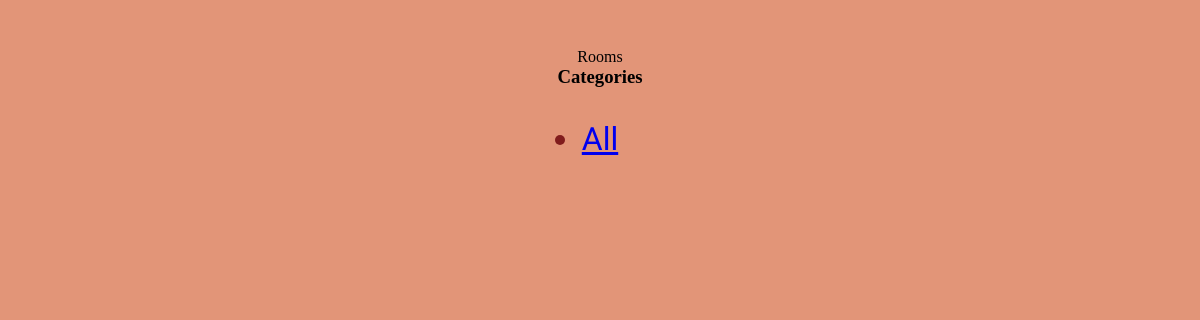
/home/room/, run on an earlier commit of the app's database.
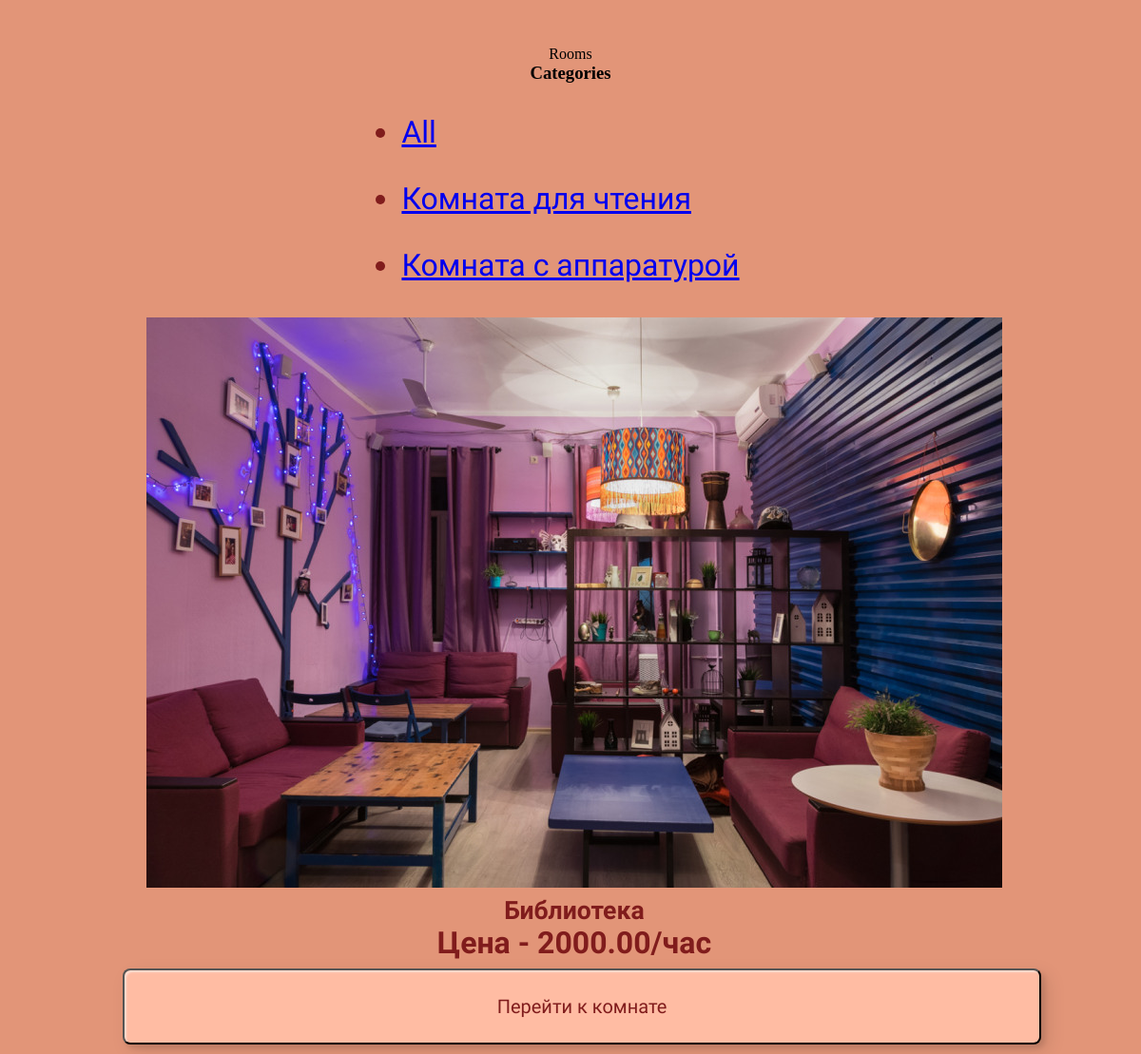
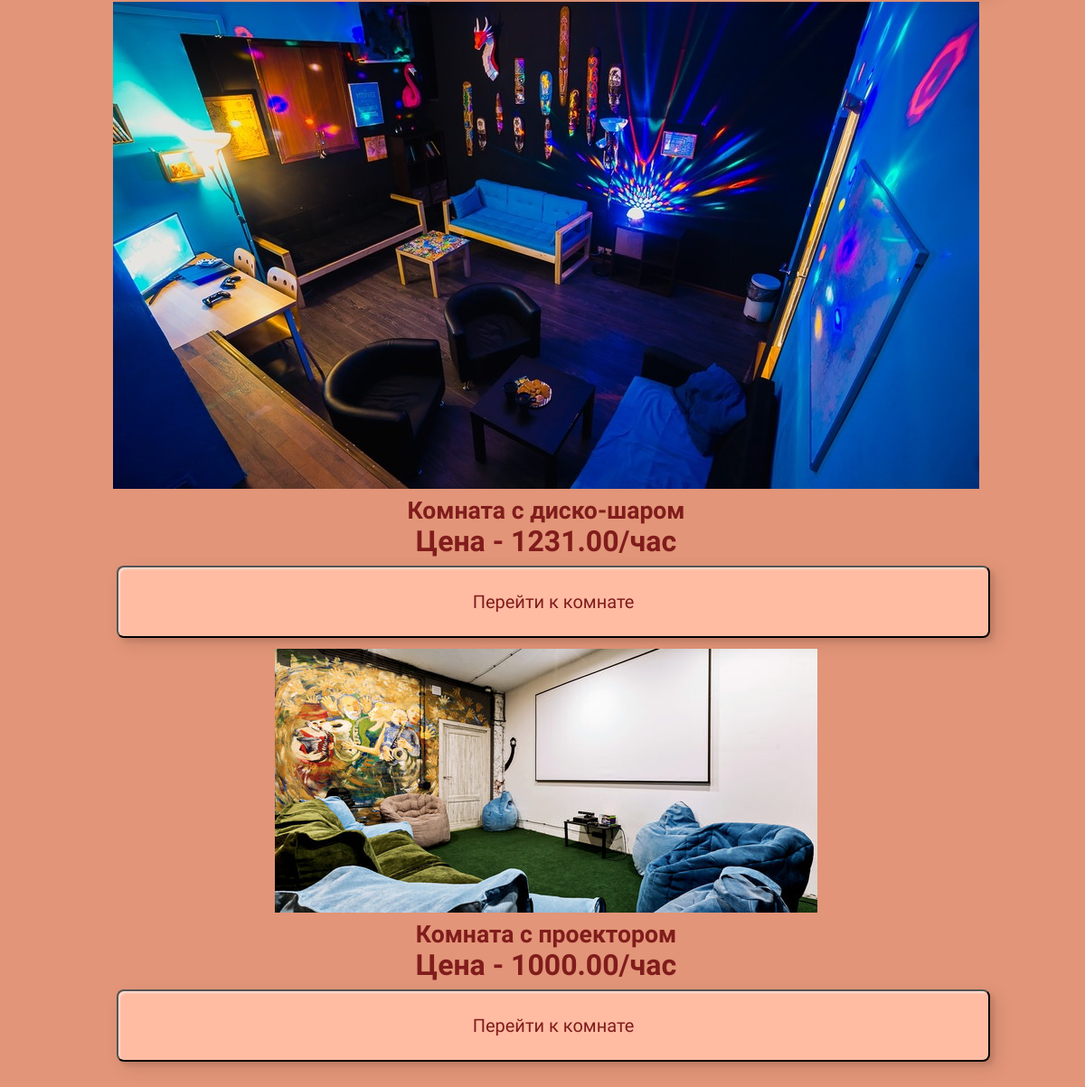
And on a later commit of the database (2 pictures, top to bottom).
### hello/models.py (models this page shows, shortened)
class Category(models.Model):
        name = models.CharField(max_length=30, db_index=True)
        slug = models.SlugField(max_length=30, db_index=True, unique=True)
        class Meta:
                ordering = ('name',)
                verbose_name = 'Категория'
                verbose_name_plural = 'Категории'
        def get_absolute_url(self):
                return reverse('room_list_by_category', args=[self.slug])

class Room(models.Model):
        id = models.BigAutoField(primary_key=True)
        name = models.CharField(max_length=30, db_index=True)
        slug = models.SlugField(max_length=30, db_index=True)
        href_img = models.ImageField(upload_to='rooms/%Y/%m/%d', blank=True)
        workdays_price = models.DecimalField(max_digits=15, decimal_places=2)
        price = models.DecimalField(max_digits=15, decimal_places=2)
        category = models.ForeignKey(Category, related_name='rooms', on_delete=models.CASCADE)
        stock = models.PositiveIntegerField()
        available = models.BooleanField(default=True)
        created = models.DateTimeField(auto_now_add=True)
        updated = models.DateTimeField(auto_now=True)
        class Meta:
               ordering=('name',)
               index_together = (('id', 'slug'))
        def get_absolute_url(self):
            return reverse("room_detail", args=[self.id, self.slug])

### hello/views.py (the view)
# urls.py: path('room/', views.room_list, name='room_list'),
def room_list(request, category_slug=None):
    category = None
    categories = Category.objects.all()
    rooms = Room.objects.filter(available=True)
    if category_slug:
        category = get_object_or_404(Category, slug=category_slug)
        rooms = rooms.filter(category=category)
    return render(request, 'shop/room/list.html', {'category':category, 'categories':categories, 'rooms':rooms})

### hello/templates/shop/room/list.html (shortened to what this page needs)
{% load static %}
<!DOCTYPE html>
<html lang="en">
<head>
    <link rel="stylesheet" href="{% static 'style/main.css'%}" type="text/css">
</head>
<body class="aut_body">
{% block title %}
    {% if category %}{{ category.name }}{% else %}Rooms{% endif %}
{% endblock %}
{% block content %}
        <h3>Categories</h3>
        <ul>
            <li {% if not category %} class="selected" {% endif %}>
                <a href="{% url 'room_list' %}">All</a>
            </li>
            {% for c in categories %}
            <li {% if category.slug == c.slug %} class="selected" {% endif %}>
                <a href="{{ c.get_absolute_url }}"> {{ c.name }}</a>
            </li>
{% endfor %}
        </ul>
        <div class="row">
            {% for room in rooms %}
            <div class="card">
                <img src="{% if room.href_img %}{{ room.href_img.url }}{% else %}{% static 'images/no_image.png' %}{% endif %}" class="card-img-top" alt="...">
                <div class="card-body">
                    <h5 class="card-title">{{ room.name }}</h5>
                    <p class="card-text">Цена - {{room.price}}/час</p>
                    <a href="{{ room.get_absolute_url }}" class="btn btn-primary"><button class="newbutton">Перейти к комнате</button></a>
                </div>
            </div>
            {% endfor %}
        </div>
    </body>
{% endblock %}
</html>

What changed in the data, as far as the page shows it:
added Category: name "Комната для чтения"
added Category: name "Комната с аппаратурой"
added Room: href_img (picture), name "Библиотека", price "2000.00"
now on this page (row edited): Room: href_img (picture), name "Комната с диско-шаром", price "1231.00"
now on this page (row edited): Room: href_img (picture), name "Комната с проектором", price "1000.00"
